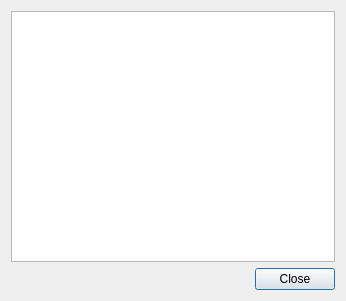
<?xml version="1.0" encoding="UTF-8"?>
<ui version="4.0">
 <class>CMDDialog</class>
 <widget class="QDialog" name="CMDDialog">
  <property name="geometry">
   <rect>
    <x>0</x>
    <y>0</y>
    <width>346</width>
    <height>301</height>
   </rect>
  </property>
  <property name="windowTitle">
   <string>CMD Output</string>
  </property>
  <layout class="QVBoxLayout" name="verticalLayout">
   <item>
    <widget class="QPlainTextEdit" name="textEdit"/>
   </item>
   <item>
    <layout class="QHBoxLayout" name="horizontalLayout">
     <item>
      <spacer name="horizontalSpacer">
       <property name="orientation">
        <enum>Qt::Horizontal</enum>
       </property>
       <property name="sizeHint" stdset="0">
        <size>
         <width>40</width>
         <height>20</height>
        </size>
       </property>
      </spacer>
     </item>
     <item>
      <widget class="QPushButton" name="push_close">
       <property name="text">
        <string>Close</string>
       </property>
      </widget>
     </item>
    </layout>
   </item>
  </layout>
 </widget>
 <resources/>
 <connections/>
</ui>
